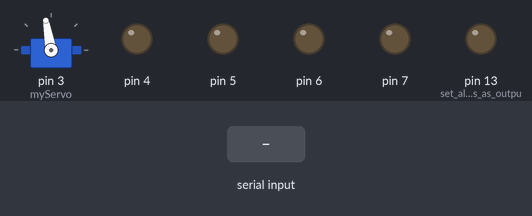
Recording of a sketch running on a simulated Arduino Mega 2560, built with avr-gcc and run on an emulated ATmega2560. Parts: servo, output pins drawn as LEDs (lit = HIGH). The test bench sets the inputs (shaded band).

Above: at 1.2 s.
1.3 s: "X" received over the second serial link
At 2.8 s:
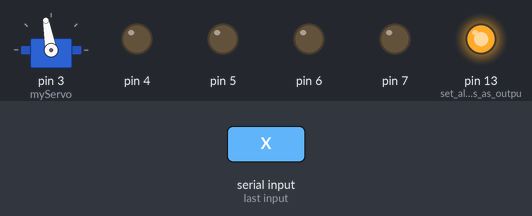
4.3 s: "F" received over the second serial link
At 5.9 s:
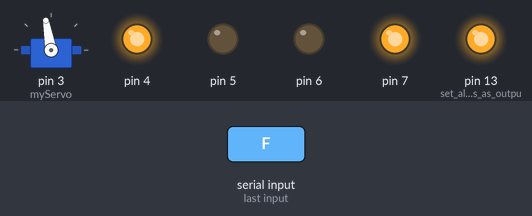
6.3 s: "B" received over the second serial link
At 7.1 s:
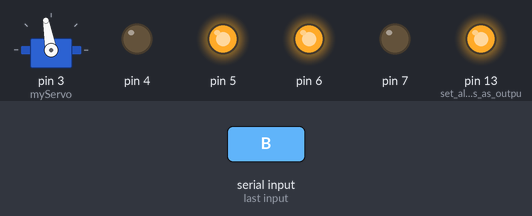
7.8 s: "R" received over the second serial link
At 8.2 s:
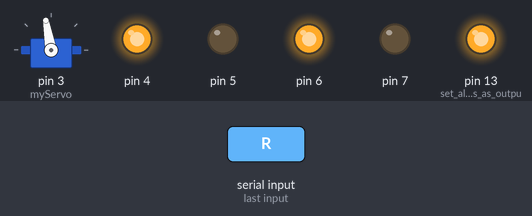
9.3 s: "L" received over the second serial link
At 10.5 s:
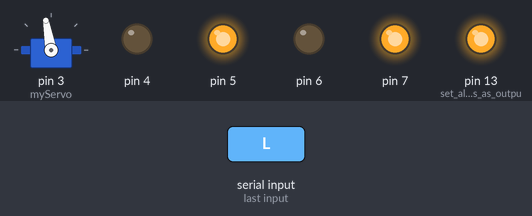
10.8 s: "S" received over the second serial link
At 11.7 s:
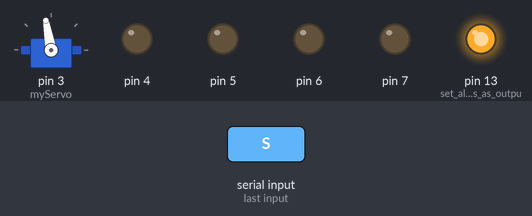
Timing chart, 0 to 13.3 s (numbered marks = the images above; inputs shaded):
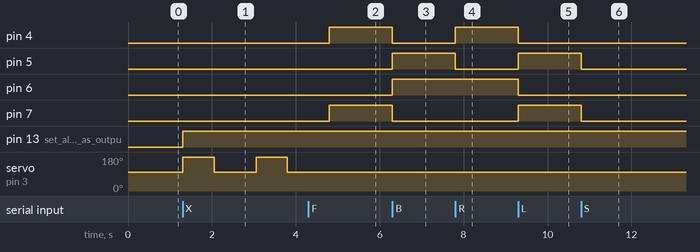

Measured:
- after the input at 1.3 s, pin 13 (set_all_the_pins_as_outpu): LOW → HIGH at once; servo on pin 3 (myServo): alternates 180° for 0.75 s and 100° for 1.0 s, starting at once
- after the input at 4.3 s, pin 4, pin 7: LOW → HIGH after 0.50 s; servo on pin 3 (myServo): stays 100° (without the input it goes to 180° after 0.50 s)
- after the input at 6.3 s, pin 4, pin 7: HIGH → LOW at once; pin 5, pin 6: LOW → HIGH at once
- after the input at 7.8 s, pin 4: LOW → HIGH at once; pin 5: HIGH → LOW at once
- after the input at 9.3 s, pin 4, pin 6: HIGH → LOW at once; pin 5, pin 7: LOW → HIGH at once
- after the input at 10.8 s, pin 5, pin 7: HIGH → LOW at once

The sketch:

main.ino
```cpp
#include <Servo.h> // import the servo library
Servo myServo;
int incoming = 0;

void setup()
{
 myServo.attach(3); // initialize servo pin
 myServo.write(100); // set the servo to 100 degrees
pinMode(13, OUTPUT); // set all the pins as output
pinMode(4, OUTPUT);
pinMode(5, OUTPUT);
pinMode(6, OUTPUT);
pinMode(7, OUTPUT);
Serial1.begin(9600); // connect to Bluetooth module
}

void loop()
{
 if(Serial1.available() > 0) // check if data is available
{
 incoming = Serial1.read(); // read the data
 digitalWrite(13, HIGH);
}

switch(incoming)
{

  case 'F': // move forward
digitalWrite(4, HIGH);
digitalWrite(5, LOW);
digitalWrite(6, LOW);
digitalWrite(7, HIGH);
break;


case 'B': // move backwards
digitalWrite(4, LOW);
digitalWrite(5, HIGH);
digitalWrite(6, HIGH);
digitalWrite(7, LOW);
break;

case 'R': // move right
digitalWrite(4, HIGH);
digitalWrite(5, LOW);
digitalWrite(6, HIGH);
digitalWrite(7, LOW);
break;

case 'L': // move left

digitalWrite(4, LOW);
digitalWrite(5, HIGH);
digitalWrite(6, LOW);
digitalWrite(7, HIGH);
break;

case 'S': // stop

digitalWrite(4, LOW);
digitalWrite(5, LOW);
digitalWrite(6, LOW);
digitalWrite(7, LOW);
break;

case 'X': // kick
  myServo.write(180);
  delay(750);
  myServo.write(100);
  delay(1000);
  break;
}
}
```
